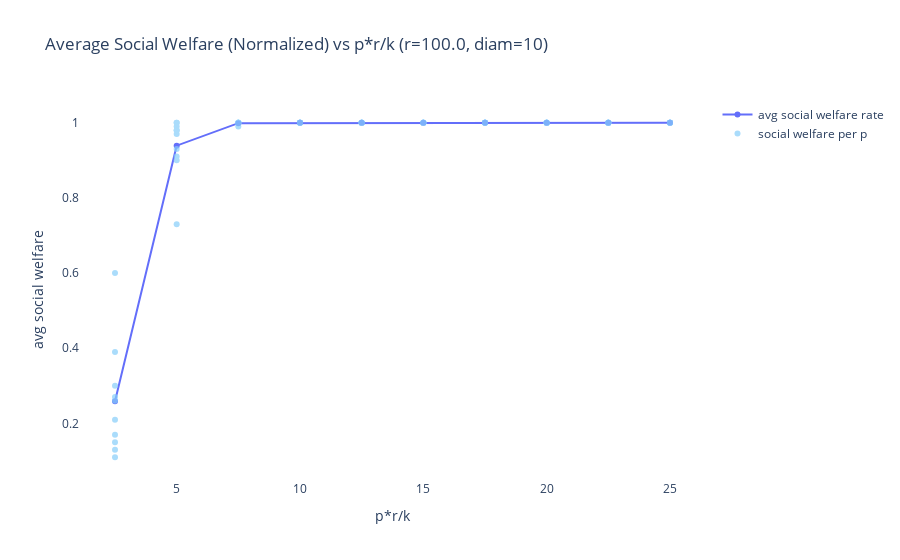
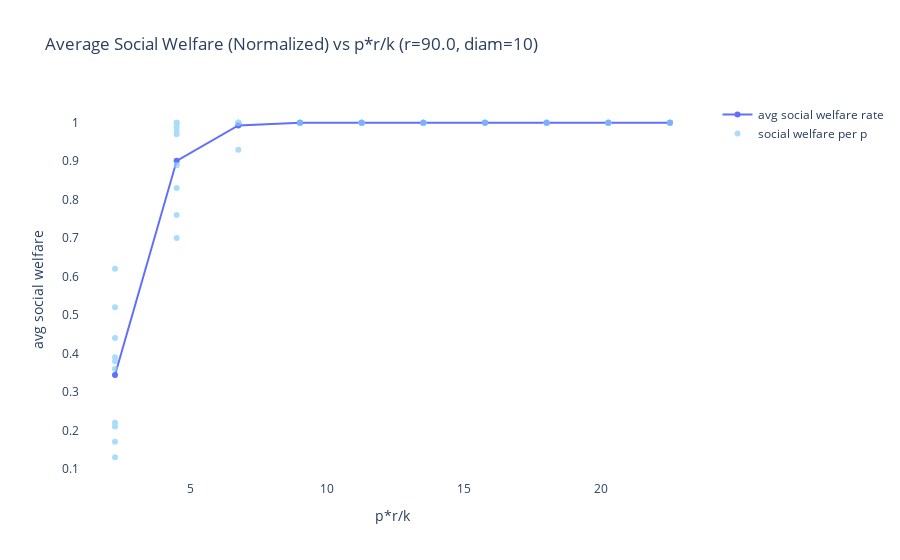
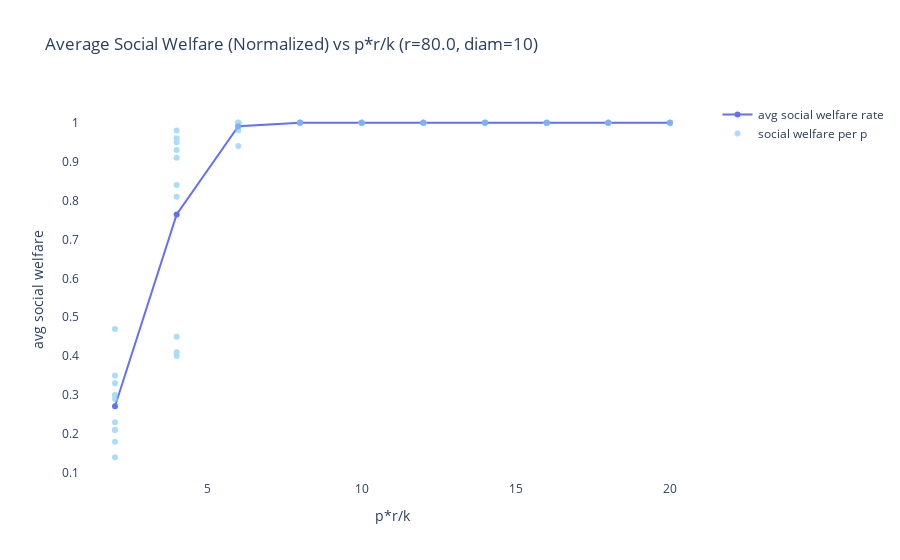
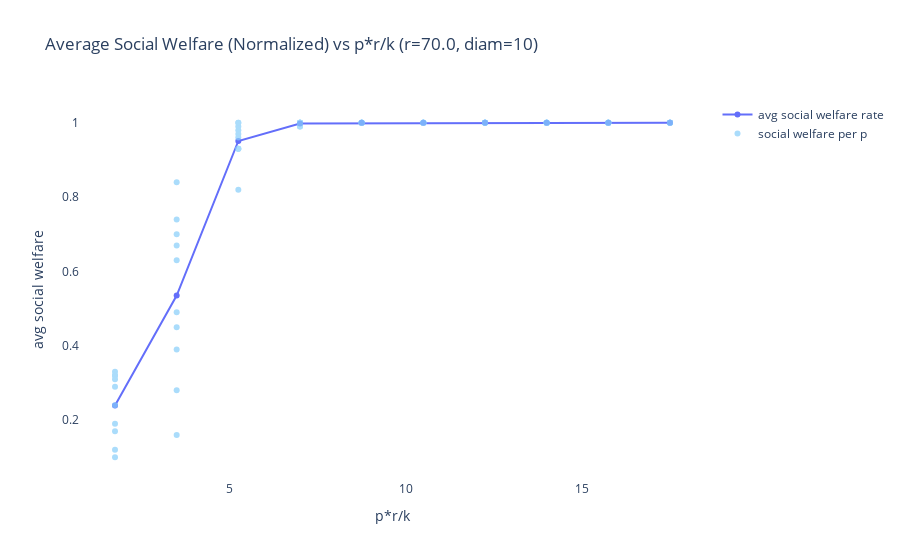

These figures' notebook cell, in order:
### Markdown cell above
## Evenly distributed resources

### Code cell
run_sim(num_vertices, regularity, create_ws)

### Figure 1 — Plotly figure (JSON) as saved in the notebook; plotly's stock layout.template omitted (floating-point values rounded to 4 significant figures)
{"data": [{"hoverinfo": "skip", "mode": "lines+markers", "name": "avg social welfare rate", "type": "scatter", "x": [25, 22.5, 20, 17.5, 15, 12.5, 10.0, 7.5, 5.0, 2.5], "y": [1, 1, 1, 1, 1, 1, 1, 0.999, 0.939, 0.259]}, {"hoverinfo": "skip", "marker": {"color": "LightSkyBlue"}, "mode": "markers", "name": "social welfare per p", "opacity": 0.7, "type": "scatter", "x": [25, 25, 25, 25, 25, 25, 25, 25, 25, 25, 22.5, 22.5, 22.5, 22.5, 22.5, 22.5, 22.5, 22.5, 22.5, 22.5, 20, 20, 20, 20, 20, 20, 20, 20, 20, 20, 17.5, 17.5, 17.5, 17.5, 17.5, 17.5, 17.5, 17.5, 17.5, 17.5, 15, 15, 15, 15, 15, 15, 15, 15, 15, 15, 12.5, 12.5, 12.5, 12.5, 12.5, 12.5, 12.5, 12.5, 12.5, 12.5, 10.0, 10.0, 10.0, 10.0, 10.0, 10.0, 10.0, 10.0, 10.0, 10.0, 7.5, 7.5, 7.5, 7.5, 7.5, 7.5, 7.5, 7.5, 7.5, 7.5, 5.0, 5.0, 5.0, 5.0, 5.0, 5.0, 5.0, 5.0, 5.0, 5.0, 2.5, 2.5, 2.5, 2.5, 2.5, 2.5, 2.5, 2.5, 2.5, 2.5], "y": [1, 1, 1, 1, 1, 1, 1, 1, 1, 1, 1, 1, 1, 1, 1, 1, 1, 1, 1, 1, 1, 1, 1, 1, 1, 1, 1, 1, 1, 1, 1, 1, 1, 1, 1, 1, 1, 1, 1, 1, 1, 1, 1, 1, 1, 1, 1, 1, 1, 1, 1, 1, 1, 1, 1, 1, 1, 1, 1, 1, 1, 1, 1, 1, 1, 1, 1, 1, 1, 1, 1, 1, 1, 0.99, 1, 1, 1, 1, 1, 1, 0.98, 0.91, 0.73, 0.97, 1, 1, 0.9, 0.93, 0.99, 0.98, 0.27, 0.6, 0.13, 0.11, 0.15, 0.26, 0.39, 0.3, 0.17, 0.21]}], "layout": {"plot_bgcolor": "rgba(0,0,0,0)", "showlegend": true, "title": {"text": "Average Social Welfare (Normalized) vs p*r/k (r=100.0, diam=10)"}, "xaxis": {"title": {"text": "p*r/k"}}, "yaxis": {"title": {"text": "avg social welfare"}}}}

### Figure 2 — Plotly figure (JSON) as saved in the notebook; plotly's stock layout.template omitted (floating-point values rounded to 4 significant figures)
{"data": [{"hoverinfo": "skip", "mode": "lines+markers", "name": "avg social welfare rate", "type": "scatter", "x": [22.5, 20.25, 18, 15.75, 13.5, 11.25, 9.0, 6.75, 4.5, 2.25], "y": [1, 1, 1, 1, 1, 1, 1, 0.993, 0.901, 0.344]}, {"hoverinfo": "skip", "marker": {"color": "LightSkyBlue"}, "mode": "markers", "name": "social welfare per p", "opacity": 0.7, "type": "scatter", "x": [22.5, 22.5, 22.5, 22.5, 22.5, 22.5, 22.5, 22.5, 22.5, 22.5, 20.25, 20.25, 20.25, 20.25, 20.25, 20.25, 20.25, 20.25, 20.25, 20.25, 18, 18, 18, 18, 18, 18, 18, 18, 18, 18, 15.75, 15.75, 15.75, 15.75, 15.75, 15.75, 15.75, 15.75, 15.75, 15.75, 13.5, 13.5, 13.5, 13.5, 13.5, 13.5, 13.5, 13.5, 13.5, 13.5, 11.25, 11.25, 11.25, 11.25, 11.25, 11.25, 11.25, 11.25, 11.25, 11.25, 9.0, 9.0, 9.0, 9.0, 9.0, 9.0, 9.0, 9.0, 9.0, 9.0, 6.75, 6.75, 6.75, 6.75, 6.75, 6.75, 6.75, 6.75, 6.75, 6.75, 4.5, 4.5, 4.5, 4.5, 4.5, 4.5, 4.5, 4.5, 4.5, 4.5, 2.25, 2.25, 2.25, 2.25, 2.25, 2.25, 2.25, 2.25, 2.25, 2.25], "y": [1, 1, 1, 1, 1, 1, 1, 1, 1, 1, 1, 1, 1, 1, 1, 1, 1, 1, 1, 1, 1, 1, 1, 1, 1, 1, 1, 1, 1, 1, 1, 1, 1, 1, 1, 1, 1, 1, 1, 1, 1, 1, 1, 1, 1, 1, 1, 1, 1, 1, 1, 1, 1, 1, 1, 1, 1, 1, 1, 1, 1, 1, 1, 1, 1, 1, 1, 1, 1, 1, 1, 0.93, 1, 1, 1, 1, 1, 1, 1, 1, 1, 1, 0.98, 0.83, 0.89, 0.7, 0.99, 0.76, 0.97, 0.89, 0.52, 0.13, 0.62, 0.36, 0.44, 0.21, 0.17, 0.39, 0.38, 0.22]}], "layout": {"plot_bgcolor": "rgba(0,0,0,0)", "showlegend": true, "title": {"text": "Average Social Welfare (Normalized) vs p*r/k (r=90.0, diam=10)"}, "xaxis": {"title": {"text": "p*r/k"}}, "yaxis": {"title": {"text": "avg social welfare"}}}}

### Figure 3 — Plotly figure (JSON) as saved in the notebook; plotly's stock layout.template omitted (floating-point values rounded to 4 significant figures)
{"data": [{"hoverinfo": "skip", "mode": "lines+markers", "name": "avg social welfare rate", "type": "scatter", "x": [20, 18, 16, 14, 12, 10, 8.0, 6.0, 4.0, 2.0], "y": [1, 1, 1, 1, 1, 1, 1, 0.991, 0.764, 0.271]}, {"hoverinfo": "skip", "marker": {"color": "LightSkyBlue"}, "mode": "markers", "name": "social welfare per p", "opacity": 0.7, "type": "scatter", "x": [20, 20, 20, 20, 20, 20, 20, 20, 20, 20, 18, 18, 18, 18, 18, 18, 18, 18, 18, 18, 16, 16, 16, 16, 16, 16, 16, 16, 16, 16, 14, 14, 14, 14, 14, 14, 14, 14, 14, 14, 12, 12, 12, 12, 12, 12, 12, 12, 12, 12, 10, 10, 10, 10, 10, 10, 10, 10, 10, 10, 8.0, 8.0, 8.0, 8.0, 8.0, 8.0, 8.0, 8.0, 8.0, 8.0, 6.0, 6.0, 6.0, 6.0, 6.0, 6.0, 6.0, 6.0, 6.0, 6.0, 4.0, 4.0, 4.0, 4.0, 4.0, 4.0, 4.0, 4.0, 4.0, 4.0, 2.0, 2.0, 2.0, 2.0, 2.0, 2.0, 2.0, 2.0, 2.0, 2.0], "y": [1, 1, 1, 1, 1, 1, 1, 1, 1, 1, 1, 1, 1, 1, 1, 1, 1, 1, 1, 1, 1, 1, 1, 1, 1, 1, 1, 1, 1, 1, 1, 1, 1, 1, 1, 1, 1, 1, 1, 1, 1, 1, 1, 1, 1, 1, 1, 1, 1, 1, 1, 1, 1, 1, 1, 1, 1, 1, 1, 1, 1, 1, 1, 1, 1, 1, 1, 1, 1, 1, 0.98, 1, 1, 1, 1, 1, 1, 0.99, 0.94, 1, 0.45, 0.4, 0.98, 0.95, 0.96, 0.41, 0.91, 0.84, 0.93, 0.81, 0.18, 0.35, 0.21, 0.23, 0.47, 0.21, 0.33, 0.14, 0.29, 0.3]}], "layout": {"plot_bgcolor": "rgba(0,0,0,0)", "showlegend": true, "title": {"text": "Average Social Welfare (Normalized) vs p*r/k (r=80.0, diam=10)"}, "xaxis": {"title": {"text": "p*r/k"}}, "yaxis": {"title": {"text": "avg social welfare"}}}}

### Figure 4 — Plotly figure (JSON) as saved in the notebook; plotly's stock layout.template omitted (floating-point values rounded to 4 significant figures)
{"data": [{"hoverinfo": "skip", "mode": "lines+markers", "name": "avg social welfare rate", "type": "scatter", "x": [17.5, 15.75, 14, 12.25, 10.5, 8.75, 7.0, 5.25, 3.5, 1.75], "y": [1, 1, 1, 1, 1, 1, 0.998, 0.951, 0.535, 0.239]}, {"hoverinfo": "skip", "marker": {"color": "LightSkyBlue"}, "mode": "markers", "name": "social welfare per p", "opacity": 0.7, "type": "scatter", "x": [17.5, 17.5, 17.5, 17.5, 17.5, 17.5, 17.5, 17.5, 17.5, 17.5, 15.75, 15.75, 15.75, 15.75, 15.75, 15.75, 15.75, 15.75, 15.75, 15.75, 14, 14, 14, 14, 14, 14, 14, 14, 14, 14, 12.25, 12.25, 12.25, 12.25, 12.25, 12.25, 12.25, 12.25, 12.25, 12.25, 10.5, 10.5, 10.5, 10.5, 10.5, 10.5, 10.5, 10.5, 10.5, 10.5, 8.75, 8.75, 8.75, 8.75, 8.75, 8.75, 8.75, 8.75, 8.75, 8.75, 7.0, 7.0, 7.0, 7.0, 7.0, 7.0, 7.0, 7.0, 7.0, 7.0, 5.25, 5.25, 5.25, 5.25, 5.25, 5.25, 5.25, 5.25, 5.25, 5.25, 3.5, 3.5, 3.5, 3.5, 3.5, 3.5, 3.5, 3.5, 3.5, 3.5, 1.75, 1.75, 1.75, 1.75, 1.75, 1.75, 1.75, 1.75, 1.75, 1.75], "y": [1, 1, 1, 1, 1, 1, 1, 1, 1, 1, 1, 1, 1, 1, 1, 1, 1, 1, 1, 1, 1, 1, 1, 1, 1, 1, 1, 1, 1, 1, 1, 1, 1, 1, 1, 1, 1, 1, 1, 1, 1, 1, 1, 1, 1, 1, 1, 1, 1, 1, 1, 1, 1, 1, 1, 1, 1, 1, 1, 1, 1, 0.99, 1, 0.99, 1, 1, 1, 1, 1, 1, 0.98, 1, 0.82, 0.99, 1, 0.97, 0.93, 0.93, 0.96, 0.93, 0.7, 0.74, 0.49, 0.84, 0.28, 0.45, 0.63, 0.39, 0.16, 0.67, 0.1, 0.24, 0.33, 0.29, 0.32, 0.12, 0.19, 0.32, 0.31, 0.17]}], "layout": {"plot_bgcolor": "rgba(0,0,0,0)", "showlegend": true, "title": {"text": "Average Social Welfare (Normalized) vs p*r/k (r=70.0, diam=10)"}, "xaxis": {"title": {"text": "p*r/k"}}, "yaxis": {"title": {"text": "avg social welfare"}}}}
